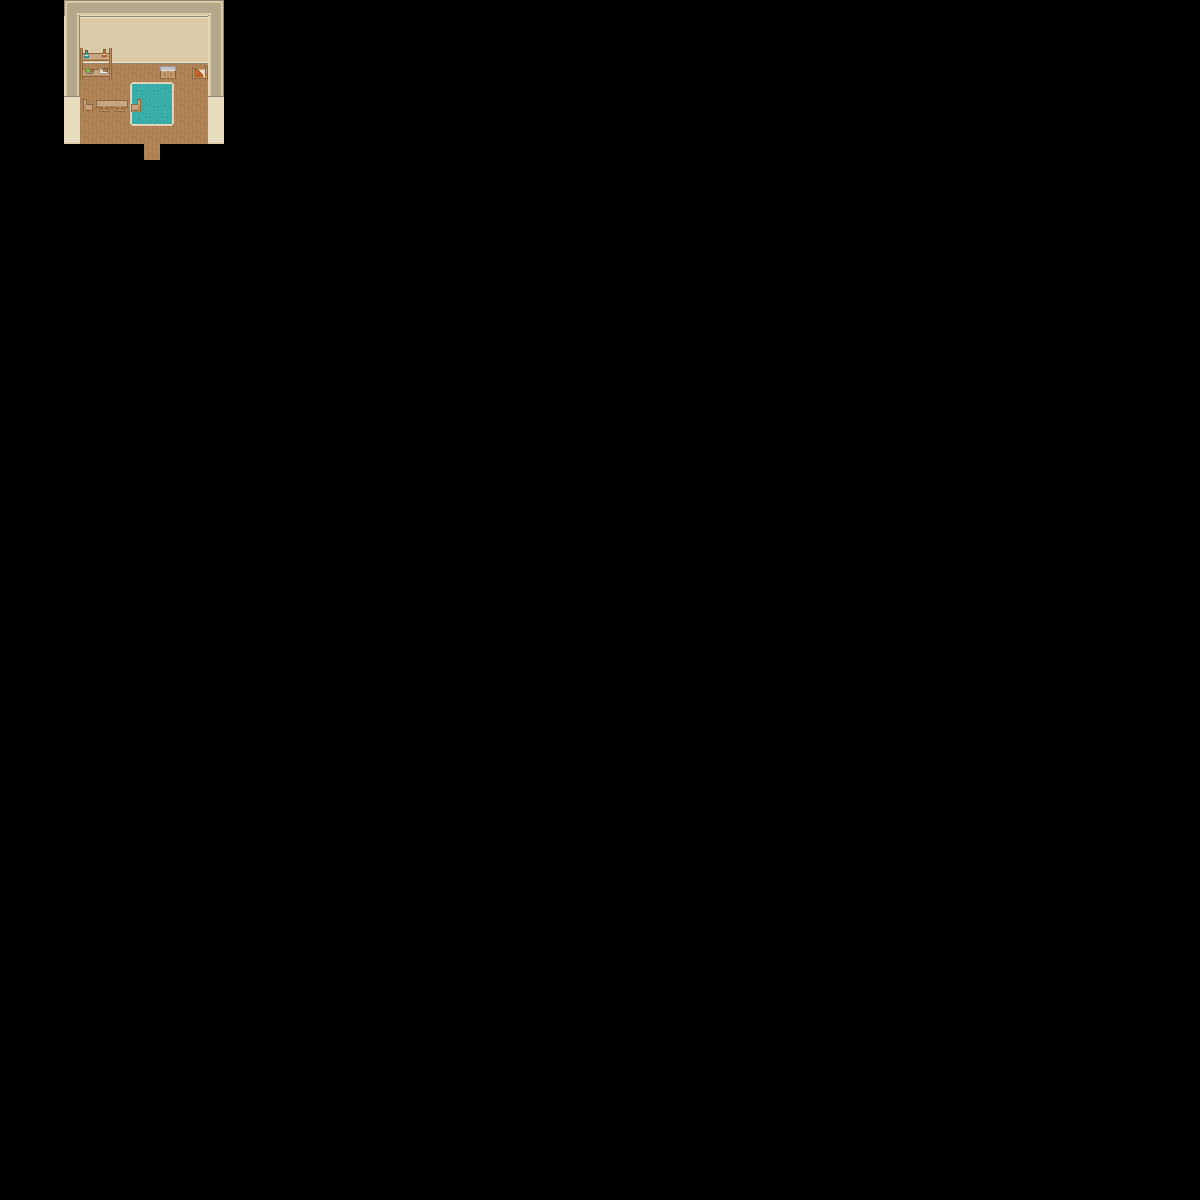

The image is a tile-based game level rendered from a .tmx file. Its description and source (layers, tilesets, objects; grid data summarised) follow:
An orthogonal 75x75 tile map with 16x16 px tiles, 4 tile layers (Ground, Walls, Carpet, Objects) and 11 objects.

<map version="1.0" orientation="orthogonal" renderorder="left-down" width="75" height="75" tilewidth="16" tileheight="16" nextobjectid="1">
 <tileset firstgid="1" name="base tileset" tilewidth="16" tileheight="16" spacing="1" tilecount="1767" columns="57">
  <image source="../Art/roguelikeSheet_transparent.png" width="968" height="526" />
  <terraintypes>
   <terrain name="Dirt" tile="578" />
  </terraintypes>
  <tile id="2">
   <objectgroup draworder="index">
    <object id="1" x="0" y="-0.375" width="16.125" height="16.25" />
   </objectgroup>
  </tile>
  <tile id="3">
   <objectgroup draworder="index">
    <object id="1" x="0" y="-0.125" width="15.75" height="15.875" />
   </objectgroup>
  </tile>
  <tile id="4">
   <objectgroup draworder="index">
    <object id="1" x="0" y="0" width="15.75" height="16" />
   </objectgroup>
  </tile>
  <tile id="59">
   <objectgroup draworder="index">
    <object id="1" x="-0.125" y="-0.25" width="15.875" height="16" />
   </objectgroup>
  </tile>
  <tile id="61">
   <objectgroup draworder="index">
    <object id="1" x="0.125" y="-0.125" width="15.75" height="16.25" />
   </objectgroup>
  </tile>
  <tile id="71">
   <objectgroup draworder="index" />
  </tile>
  <tile id="116">
   <objectgroup draworder="index">
    <object id="1" x="0.125" y="-0.125" width="15.875" height="16.125" />
   </objectgroup>
  </tile>
  <tile id="117">
   <objectgroup draworder="index">
    <object id="1" x="-0.125" y="0" width="15.875" height="15.875" />
   </objectgroup>
  </tile>
  <tile id="118">
   <objectgroup draworder="index">
    <object id="1" x="0.125" y="-0.25" width="15.875" height="16.25" />
   </objectgroup>
  </tile>
  <tile id="249">
   <objectgroup draworder="index" />
  </tile>
  <tile id="250">
   <objectgroup draworder="index" />
  </tile>
  <tile id="361">
   <objectgroup draworder="index" />
  </tile>
  <tile id="362">
   <objectgroup draworder="index" />
  </tile>
  <tile id="518" terrain="0,0,0," />
  <tile id="519" terrain="0,0,,0" />
  <tile id="520" terrain=",,,0" />
  <tile id="521" terrain=",,0,0" />
  <tile id="522" terrain=",,0," />
  <tile id="526">
   <properties>
    <property name=" unity:sortingLayerName" value="WorldObjects" />
   </properties>
   <objectgroup draworder="index">
    <object id="4" x="1.375" y="2.375" width="13.5" height="13.375" />
   </objectgroup>
  </tile>
  <tile id="575" terrain="0,,0,0" />
  <tile id="576" terrain=",0,0,0" />
  <tile id="577" terrain=",0,,0" />
  <tile id="578" terrain="0,0,0,0" />
  <tile id="579" terrain="0,,0," />
  <tile id="634" terrain=",0,," />
  <tile id="635" terrain="0,0,," />
  <tile id="636" terrain="0,,," />
  <tile id="640">
   <objectgroup draworder="index">
    <object id="1" x="0.5" y="0" width="15" height="15.75" />
   </objectgroup>
  </tile>
  <tile id="698">
   <objectgroup draworder="index" />
  </tile>
  <tile id="700">
   <objectgroup draworder="index" />
  </tile>
  <tile id="701">
   <objectgroup draworder="index" />
  </tile>
  <tile id="1214">
   <objectgroup draworder="index" />
  </tile>
  <tile id="1215">
   <objectgroup draworder="index" />
  </tile>
  <tile id="1216">
   <objectgroup draworder="index" />
  </tile>
  <tile id="1217">
   <objectgroup draworder="index" />
  </tile>
  <tile id="1218">
   <objectgroup draworder="index" />
  </tile>
  <tile id="1271">
   <objectgroup draworder="index" />
  </tile>
  <tile id="1272">
   <objectgroup draworder="index" />
  </tile>
  <tile id="1273">
   <objectgroup draworder="index" />
  </tile>
  <tile id="1274">
   <objectgroup draworder="index" />
  </tile>
  <tile id="1275">
   <objectgroup draworder="index">
    <object id="1" x="0" y="0" width="16" />
   </objectgroup>
  </tile>
  <tile id="1328">
   <objectgroup draworder="index" />
  </tile>
  <tile id="1329">
   <objectgroup draworder="index" />
  </tile>
  <tile id="1330">
   <objectgroup draworder="index" />
  </tile>
  <tile id="1331">
   <objectgroup draworder="index" />
  </tile>
  <tile id="1332">
   <objectgroup draworder="index" />
  </tile>
  <tile id="1680">
   <objectgroup draworder="index" />
  </tile>
 </tileset>
 <layer name="Ground" width="75" height="75">
  <data>[5625 cells, 41 non-empty, 2 distinct tile ids]</data>
 </layer>
 <layer name="Walls" width="75" height="75">
  <data>[5625 cells, 50 non-empty, 9 distinct tile ids]</data>
 </layer>
 <layer name="Carpet" width="75" height="75">
  <data>[5625 cells, 9 non-empty, 9 distinct tile ids]</data>
 </layer>
 <layer name="Objects" width="75" height="75">
  <data>[5625 cells, 10 non-empty, 10 distinct tile ids]</data>
 </layer>
</map>
